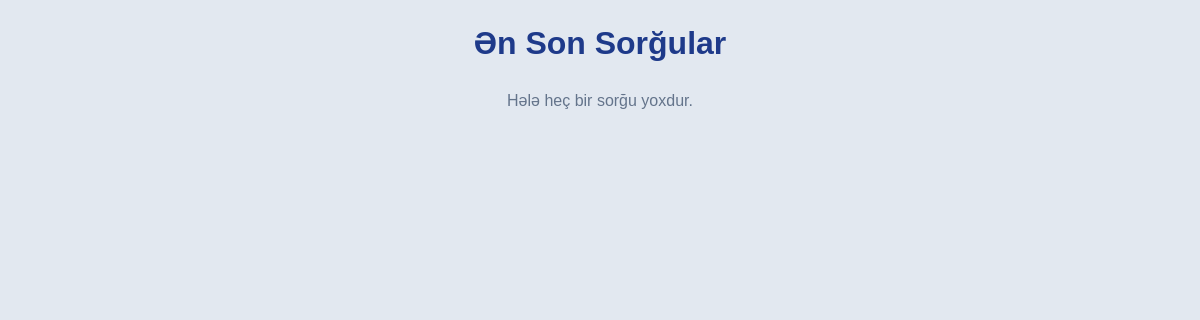
/polls/, run on an earlier commit of the app's database.
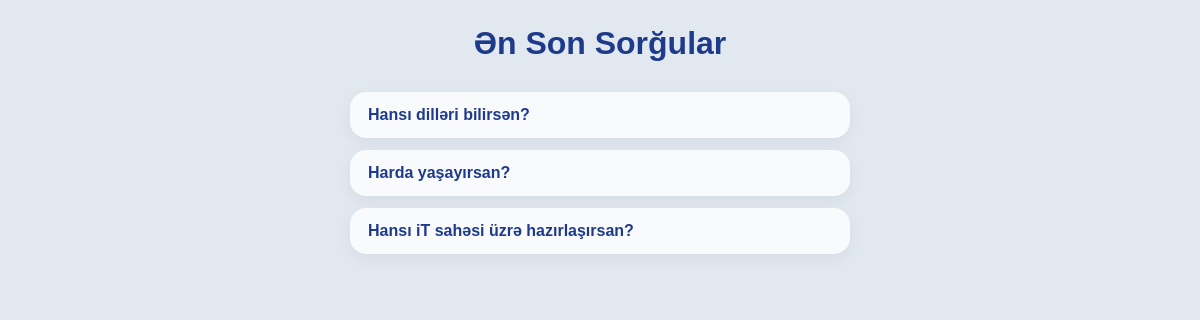
And on a later commit of the database.
### polls/models.py (models this page shows, shortened)
class Question(models.Model):
    question_text = models.CharField(max_length=200)
    pub_date = models.DateTimeField('date published')

### polls/views.py (the view)
# urls.py: path("", views.IndexView.as_view(), name="index"),
class IndexView(generic.ListView):
    template_name = "polls/index.html"
    context_object_name = "latest_question_list"
    def get_queryset(self):
        return Question.objects.filter(pub_date__lte=timezone.now()).order_by("-pub_date")[:5]

### polls/templates/polls/index.html (shortened to what this page needs)
{% load static %}
<link rel="stylesheet" href="{% static 'polls/style.css' %}">
<h1 class="polls-head">Ən Son Sorğular</h1>
{% if latest_question_list %}
    <div class="polls-list">
        {% for question in latest_question_list %}
        <div class="poll-card">
            <a href="/polls/{{ question.id }}/">{{ question.question_text }}</a>
        </div>
        {% endfor %}
    </div>
{% else %}
    <p class="no-polls">Hələ heç bir sorğu yoxdur.</p>
{% endif %}

What changed in the data, as far as the page shows it:
added Question: question_text "Hansı dilləri bilirsən?"
added Question: question_text "Harda yaşayırsan?"
added Question: question_text "Hansı iT sahəsi üzrə hazırlaşırsan?"
Also different on the page:
text no longer shown: "Hələ heç bir sorğu yoxdur."
